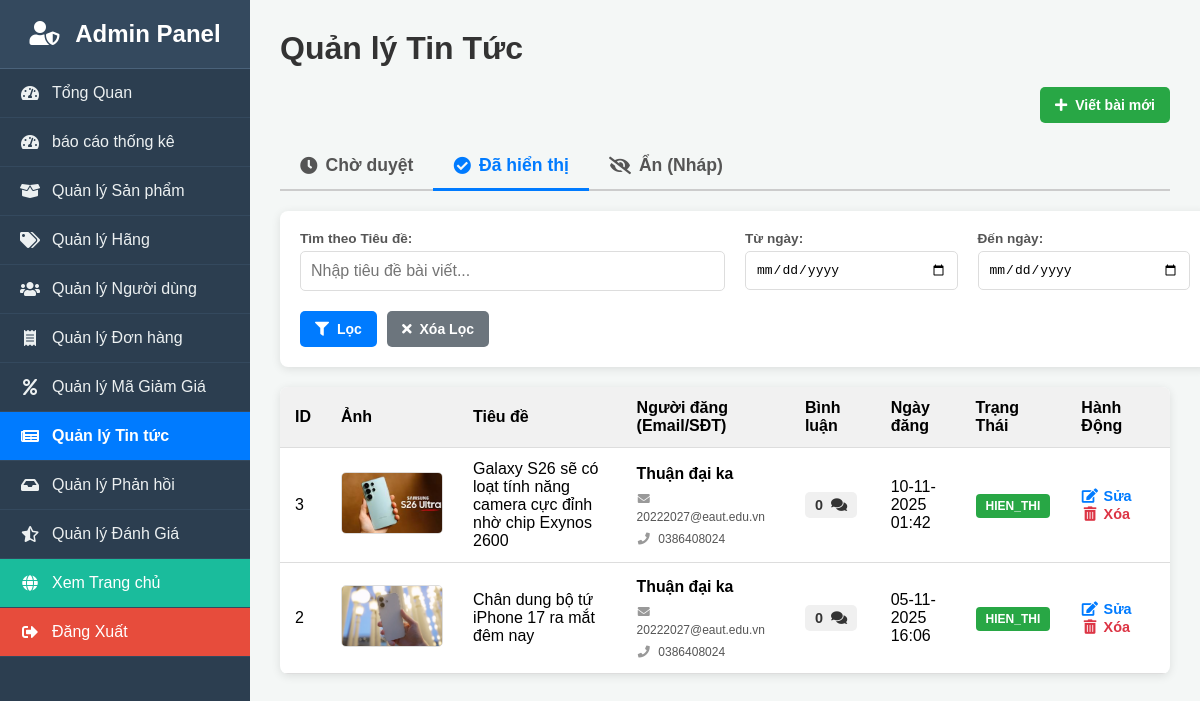
Screenshot of /quan_tri/quan_ly_tin_tuc.php?tab=hien_thi (signed in) with the database file from the repository.
### tables this page shows
CREATE TABLE `tin_tuc` (
  `id_tin_tuc` int(10) UNSIGNED NOT NULL,
  `tieu_de` varchar(255) NOT NULL,
  `anh_dai_dien` varchar(255) DEFAULT NULL COMMENT 'Hình ảnh chính của bài viết',
  `anh_1` varchar(255) DEFAULT NULL,
  `noi_dung_1` text DEFAULT NULL,
  `anh_2` varchar(255) DEFAULT NULL,
  `noi_dung_2` text DEFAULT NULL,
  `anh_3` varchar(255) DEFAULT NULL,
  `noi_dung_3` text DEFAULT NULL,
  `id_nguoi_dang` int(10) UNSIGNED DEFAULT NULL COMMENT 'Khóa ngoại, liên kết với admin đã đăng bài',
  `trang_thai` enum('hien_thi','an','cho_duyet') NOT NULL DEFAULT 'hien_thi',
  `ngay_dang` timestamp NOT NULL DEFAULT current_timestamp(),
  `ngay_cap_nhat` timestamp NOT NULL DEFAULT current_timestamp() ON UPDATE current_timestamp()
);

CREATE TABLE `nguoi_dung` (
  `id_nguoi_dung` int(10) UNSIGNED NOT NULL,
  `ho` varchar(100) DEFAULT NULL,
  `ten` varchar(100) DEFAULT NULL,
  `email` varchar(255) NOT NULL,
  `so_dien_thoai` varchar(20) DEFAULT NULL,
  `so_cccd` varchar(20) DEFAULT NULL COMMENT 'Số Căn cước công dân',
  `tinh_thanh_pho` varchar(100) DEFAULT NULL,
  `phuong_xa` varchar(100) DEFAULT NULL,
  `dia_chi_chi_tiet` varchar(255) DEFAULT NULL,
  `anh_dai_dien` varchar(255) DEFAULT NULL COMMENT 'Đường dẫn tới file ảnh đại diện',
  `mat_khau` varchar(255) NOT NULL,
  `vai_tro` enum('khach_hang','quan_tri') NOT NULL DEFAULT 'khach_hang',
  `trang_thai_tai_khoan` enum('cho_xac_minh','hoat_dong','bi_cam') NOT NULL DEFAULT 'cho_xac_minh',
  `token_xac_minh` varchar(100) DEFAULT NULL,
  `token_het_han` datetime DEFAULT NULL,
  `ngay_tao` timestamp NOT NULL DEFAULT current_timestamp(),
  `ngay_cap_nhat` timestamp NOT NULL DEFAULT current_timestamp() ON UPDATE current_timestamp()
);

### quan_tri/quan_ly_tin_tuc.php (the view, shortened to what this page needs)
<?php
$action = $_GET['action'] ?? 'danh_sach';
$tab = $_GET['tab'] ?? 'cho_duyet';
$search_keyword = $_GET['search'] ?? '';
$date_from = $_GET['date_from'] ?? '';
$date_to = $_GET['date_to'] ?? '';
require 'dau_trang_quan_tri.php';
if ($action == 'danh_sach') {
    $result_list = null;
    $params = [];
    $types = "";
    $sql_list_base = "SELECT
                        t.id_tin_tuc, t.tieu_de, t.anh_dai_dien, t.trang_thai, t.ngay_dang,
                        COALESCE(nd.ten, 'N/A') as ten_nguoi_dang,
                        nd.email as email_nguoi_dang,
                        nd.so_dien_thoai as sdt_nguoi_dang,
                        (SELECT COUNT(b.id_binh_luan) FROM binh_luan b WHERE b.id_tin_tuc = t.id_tin_tuc) as so_binh_luan
                    FROM tin_tuc t
                    LEFT JOIN nguoi_dung nd ON t.id_nguoi_dang = nd.id_nguoi_dung";
    $where_clauses = [];
    $where_clauses[] = "t.trang_thai = ?";
    $params[] = $tab;
    $types .= "s";
    $sql_list = $sql_list_base . " WHERE " . implode(' AND ', $where_clauses) . " ORDER BY t.ngay_dang DESC";
    $stmt_list = $conn->prepare($sql_list);
    if (!empty($params)) {
        $stmt_list->bind_param($types, ...$params);
    }
    $stmt_list->execute();
    $result_list = $stmt_list->get_result();
}
?>
<h1>Quản lý Tin Tức</h1>
<?php if ($action == 'danh_sach'): ?>
    <div class="page-header">
        <a href="?action=them" class="btn btn-add-new">
            <i class="fas fa-plus"></i> Viết bài mới
        </a>
    </div>
    <nav class="tab-menu">
        <a href="?tab=cho_duyet" class="<?php echo ($tab == 'cho_duyet') ? 'active' : ''; ?>">
           <i class="fas fa-clock"></i> Chờ duyệt
        </a>
        <a href="?tab=hien_thi" class="<?php echo ($tab == 'hien_thi') ? 'active' : ''; ?>">
           <i class="fas fa-check-circle"></i> Đã hiển thị
        </a>
        <a href="?tab=an" class="<?php echo ($tab == 'an') ? 'active' : ''; ?>">
           <i class="fas fa-eye-slash"></i> Ẩn (Nháp)
        </a>
    </nav>
    <form action="quan_ly_tin_tuc.php" method="GET" class="filter-container">
        <div class="filter-group">
            <label for="search">Tìm theo Tiêu đề:</label>
            <input type="text" id="search" name="search" placeholder="Nhập tiêu đề bài viết..." value="<?php echo htmlspecialchars($search_keyword); ?>">
        </div>
        <div class="filter-group">
            <label for="date_from">Từ ngày:</label>
            <input type="date" id="date_from" name="date_from" value="<?php echo htmlspecialchars($date_from); ?>">
        </div>
        <div class="filter-group">
            <label for="date_to">Đến ngày:</label>
            <input type="date" id="date_to" name="date_to" value="<?php echo htmlspecialchars($date_to); ?>">
        </div>
        <div class="filter-actions">
            <button type="submit" class="btn"><i class="fas fa-filter"></i> Lọc</button>
            <a href="?tab=<?php echo htmlspecialchars($tab); ?>" class="btn btn-secondary"><i class="fas fa-times"></i> Xóa Lọc</a>
        </div>
    </form>
    <table class="admin-table">
        <thead>
            <tr>
                <th>ID</th>
                <th>Ảnh</th>
                <th>Tiêu đề</th>
                <th>Người đăng (Email/SĐT)</th> <th>Bình luận</th>
                <th>Ngày đăng</th>
                <th>Trạng Thái</th>
                <th>Hành Động</th>
            </tr>
        </thead>
        <tbody>
            <?php if ($result_list && $result_list->num_rows > 0): ?>
                <?php while($item = $result_list->fetch_assoc()): ?>
                    <tr>
                        <td><?php echo $item['id_tin_tuc']; ?></td>
                        <td>
                            <?php
                            $anh_path = '../tai_len/tin_tuc/' . ($item['anh_dai_dien'] ?? 'default.png');
                            ?>
                            <img src="<?php echo $anh_path; ?>" alt="Thumbnail" class="thumbnail-preview">
                        </td>
                        <td><?php echo htmlspecialchars($item['tieu_de']); ?></td>
                        <td>
                            <div class="post-author-info">
                                <strong><?php echo htmlspecialchars($item['ten_nguoi_dang']); ?></strong>
                                <small><i class="fas fa-envelope"></i> <?php echo htmlspecialchars($item['email_nguoi_dang'] ?? '...'); ?></small>
                                <small><i class="fas fa-phone"></i> <?php echo htmlspecialchars($item['sdt_nguoi_dang'] ?? '...'); ?></small>
                            </div>
                        </td>
                        <td>
                            <a href="quan_ly_binh_luan.php?id_tin_tuc=<?php echo $item['id_tin_tuc']; ?>" class="comment-link">
                                <?php echo $item['so_binh_luan']; ?> <i class="fas fa-comments"></i>
                            </a>
                        </td>
                        <td><?php echo date('d-m-Y H:i', strtotime($item['ngay_dang'])); ?></td>
                        <td>
                            <span class="status-label status-<?php echo str_replace(' ', '_', $item['trang_thai']); ?>">
                                <?php echo htmlspecialchars($item['trang_thai']); ?>
                            </span>
                        </td>
                        <td class="action-links">
                            <a href="?action=sua&id=<?php echo $item['id_tin_tuc']; ?>" class="edit" title="Sửa">
                                <i class="fas fa-edit"></i> Sửa
                            </a>
                            <a href="?action=xoa&id=<?php echo $item['id_tin_tuc']; ?>"
                               class="delete" title="Xóa"
                               onclick="return confirm('Bạn có chắc chắn muốn XÓA tin tức này?');">
                               <i class="fas fa-trash-alt"></i> Xóa
                            </a>
                        </td>
                    </tr>
                <?php endwhile; ?>
            <?php else: ?>
                <tr>
                    <td colspan="8" style="text-align: center;">Không có bài viết nào trong mục này.</td>
                </tr>
            <?php endif; ?>
        </tbody>
    </table>
<?php endif; ?>
<?php require 'cuoi_trang_quan_tri.php'; ?>

### quan_tri/dau_trang_quan_tri.php (style rules this page uses)
body { font-family: Arial, sans-serif; margin: 0; background-color: #f4f7f6; }
h1 { color: #333; margin-top: 0; margin-bottom: 20px; }
.admin-table { width: 100%; border-collapse: collapse; background-color: #fff; box-shadow: 0 2px 10px rgba(0,0,0,0.1); border-radius: 8px; overflow: hidden; }
.admin-table th, .admin-table td { padding: 12px 15px; border-bottom: 1px solid #ddd; text-align: left; vertical-align: middle; }
.admin-table th { background-color: #f1f1f1; }
.tab-menu { display: flex; flex-wrap: wrap; border-bottom: 2px solid #ccc; margin-bottom: 20px; }
.tab-menu a { padding: 12px 20px; text-decoration: none; color: #555; font-weight: bold; font-size: 1.1em; border-bottom: 3px solid transparent; margin-bottom: -2px; display: flex; align-items: center; gap: 8px; }
.tab-menu a.active { color: #007bff; border-bottom-color: #007bff; }
.status-label { padding: 5px 10px; border-radius: 4px; color: white; font-size: 12px; font-weight: bold; text-transform: uppercase; }
.status-hien_thi { background-color: #28a745; }
.action-links a { color: #007bff; text-decoration: none; margin-right: 10px; font-size: 0.9em; font-weight: bold; }
.action-links a.delete { color: #dc3545; }
.form-group input[type="text"], .form-group input[type="email"], .form-group input[type="password"], .form-group input[type="file"], .form-group input[type="date"], .form-group input[type="number"], .form-group select, .form-group textarea, .filter-group input[type="text"], .filter-group input[type="date"], .filter-group input[type="number"], .filter-group select, .search-group input[type="text"], .search-group input[type="number"], .search-group select { width: 100%; padding: 10px; border: 1px solid #ddd; border-radius: 4px; font-size: 14px; box-sizing: border-box; }
.btn { background-color: #007bff; color: white; padding: 10px 15px; text-decoration: none; border: none; border-radius: 5px; font-weight: bold; cursor: pointer; font-size: 14px; display: inline-flex; align-items: center; gap: 8px; }
.btn-secondary { background-color: #6c757d; }
.page-header { display: flex; justify-content: space-between; align-items: center; margin-bottom: 20px; flex-wrap: wrap; gap: 15px; }

### quan_tri/quan_ly_tin_tuc.php (style rules this page uses)
.page-header { display: flex; justify-content: space-between; align-items: center; margin-bottom: 20px; flex-wrap: wrap; gap: 15px; }
.filter-container { width: 100%; background: #fff; padding: 20px; border-radius: 8px; box-shadow: 0 2px 10px rgba(0,0,0,0.1); display: grid; grid-template-columns: 2fr 1fr 1fr; gap: 20px; margin-bottom: 20px; }
.filter-group { display: flex; flex-direction: column; }
.filter-group label { font-size: 0.85em; color: #555; margin-bottom: 5px; font-weight: bold; }
.filter-group input[type="text"], .filter-group input[type="date"] { padding: 10px; border: 1px solid #ddd; border-radius: 5px; font-size: 1em; }
.filter-actions { grid-column: 1 / -1; display: flex; gap: 10px; }
.btn-add-new { background-color: #28a745; }
.thumbnail-preview { width: 100px; height: 60px; object-fit: cover; border-radius: 5px; border: 1px solid #ddd; background: #f9f9f9; }
.status-hien_thi { background-color: #28a745; }
.action-links a { text-decoration: none; margin-right: 12px; font-weight: bold; font-size: 0.9em; display: inline-flex; align-items: center; gap: 5px; }
.action-links a i { width: 1.2em; text-align: center; }
.action-links a.edit { color: #007bff; }
.action-links a.delete { color: #dc3545; }
.comment-link { display: inline-flex; align-items: center; gap: 8px; background-color: #f0f0f0; padding: 5px 10px; border-radius: 5px; font-weight: bold; color: #333; text-decoration: none; font-size: 0.9em; }
.post-author-info { font-size: 0.9em; line-height: 1.5; }
.post-author-info strong { color: #000; font-size: 1.1em; }
.post-author-info small { display: block; margin-top: 4px; color: #555; }
.post-author-info small i { width: 1.2em; text-align: center; margin-right: 4px; color: #999; }

### rows the page displays
tin_tuc: id_tin_tuc "3", anh_dai_dien (picture), tieu_de "Galaxy S26 sẽ có loạt tính năng camera cực đỉnh nhờ chip Exynos 2600", ten_nguoi_dang "Thuận đại ka", id_nguoi_dang.email "20222027@eaut.edu.vn", id_nguoi_dang.so_dien_thoai "0386408024", so_binh_luan "0", ngay_dang "10-11-2025 01:42", trang_thai "HIEN_THI"
tin_tuc: id_tin_tuc "2", anh_dai_dien (picture), tieu_de "Chân dung bộ tứ iPhone 17 ra mắt đêm nay", ten_nguoi_dang "Thuận đại ka", id_nguoi_dang.email "20222027@eaut.edu.vn", id_nguoi_dang.so_dien_thoai "0386408024", so_binh_luan "0", ngay_dang "05-11-2025 16:06", trang_thai "HIEN_THI"
